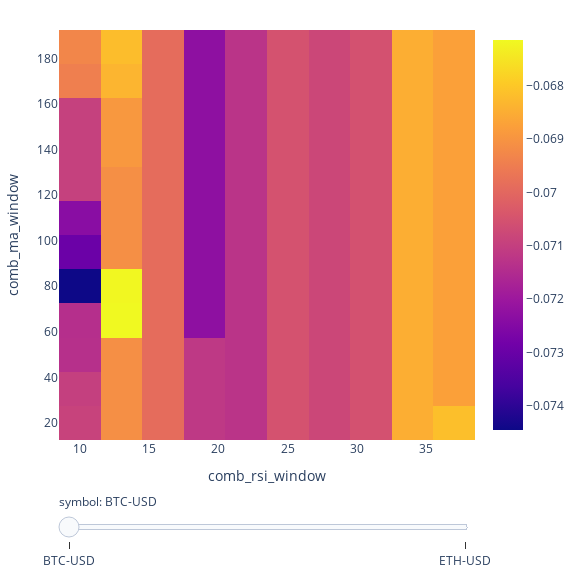

Notebook code cell kept with this figure:
### Code cell
fig = returns.vbt.heatmap(x_level = "comb_rsi_window",
                          y_level = "comb_ma_window",
                          slider_level = 'symbol')
fig.show()
